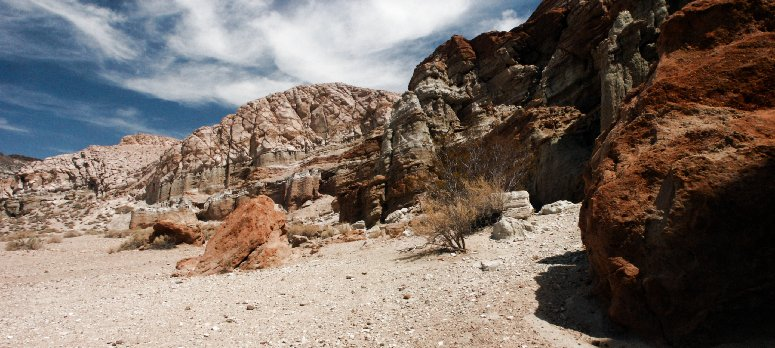
%> input picture data/canyon.png, 775 x 348 px
$ octave --eval "myLinearContrastStretching;"   (GNU Octave 9; MATLAB toolbox functions it lacks are replaced by stand-ins)
%> lines starting %> are read from the running program, lines starting %| are printed output that depends on the picture
function  myLinearContrastStretching()
%UNTITLED2 Summary of this function goes here
%   Detailed explanation goes here
f = imread('data\canyon.png');
%> f is the input picture: size 348x775x3 uint8; mean R, G, B 121.8, 109.4, 101.3
f1 = im2double(f); % Cast to double.
channelCount = size(f1 ,3);
%> channelCount = 3
%f3 = zeros(size(f1,1) ,size(f1, 2), size(f1, 3));
for i = 1:channelCount
    fmatrix = f1(:,:,i);
    min1 = min(min(fmatrix));
    max1 = max(max(fmatrix));
    f2 = round( ((fmatrix - min1)*255)/(max1- min1));
    f3(:,:,i) = uint8(255 * mat2gray(f2));
end
%> this loop made 3 passes
%> max1 on passes 1 to 3: 1, 0.992, 0.988
%> pass 1, in myLinearContrastStretching, `fmatrix = f1(:,:,i);`:
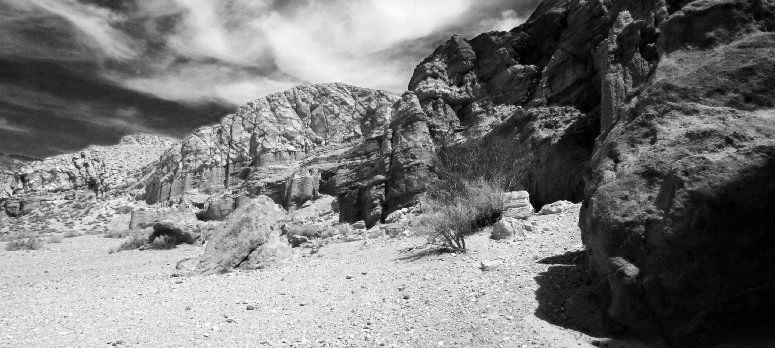
%> fmatrix: size 348x775 double; min 0, max 1, mean 0.478
%> pass 2, in myLinearContrastStretching, `fmatrix = f1(:,:,i);`:
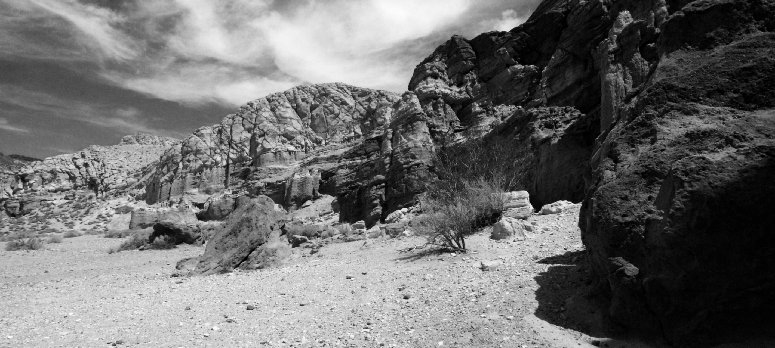
%> fmatrix: size 348x775 double; min 0, max 0.992, mean 0.429
% [7 lines of commented-out code are left out]


myNumOfColors = 200;
myColorScale = [[0:1/(myNumOfColors - 1):1]',[0:1/(myNumOfColors - 1):1]' , [0:1/(myNumOfColors - 1):1]' ];

for i=1:channelCount
    subplot(channelCount,2,(2*i) -1);
    imagesc (f(:, :, i)); % phantom is a popular test image
    if (channelCount == 1)
        title('Original');
    elseif (i == 1)
        title('Original R');
    elseif (i == 2)
        title('Original G');
    else
        title('Original B');
    end
    colormap (myColorScale);
    colormap (jet);
    daspect ([1 1 1]);
    axis tight;
    colorbar
    subplot(channelCount,2,2*i);
    imagesc (f3(:,:,i)); % phantom is a popular test image
    if (channelCount == 1)
        title('Contrast-streched');
    elseif (i == 1)
        title('Contrast-streched R');
    elseif (i == 2)
        title('Contrast-streched G');
    else
        title('Contrast-streched B');
    end
    colormap (myColorScale);
    colormap (jet);
    daspect ([1 1 1]);
    axis tight;
    colorbar
end
%> `myLinearContrastStretching;`:
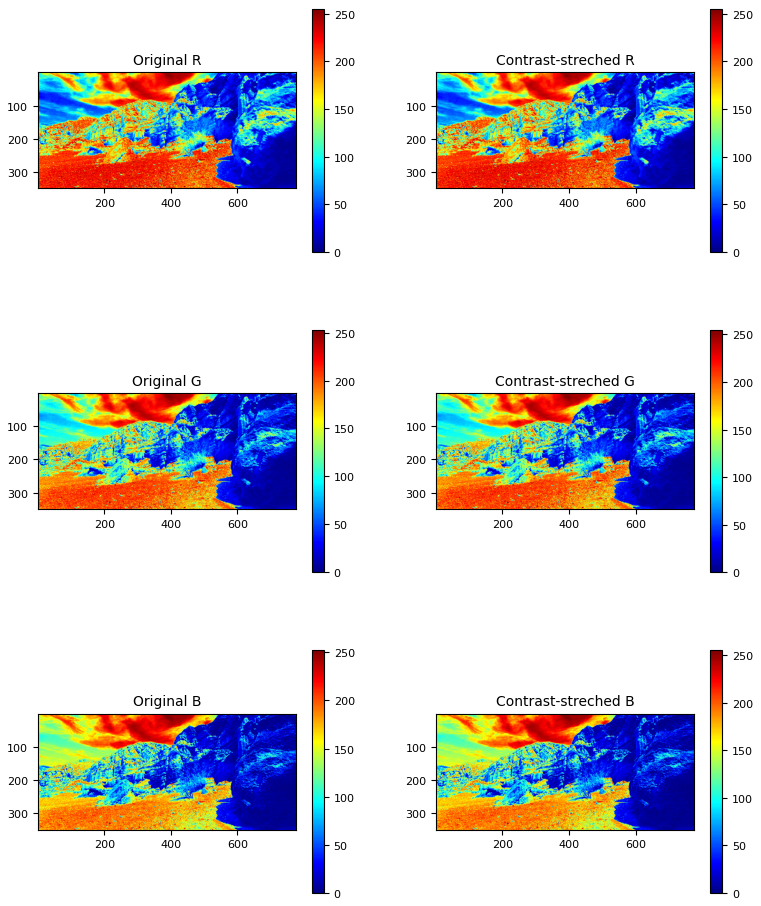
%> figure redrawn from the program's plot data, 6 panels

set(gcf,'Position',get(0,'ScreenSize'));%maximize figure
imwrite(f3,'images\canyon_LinearContrastStretching.png')
end
